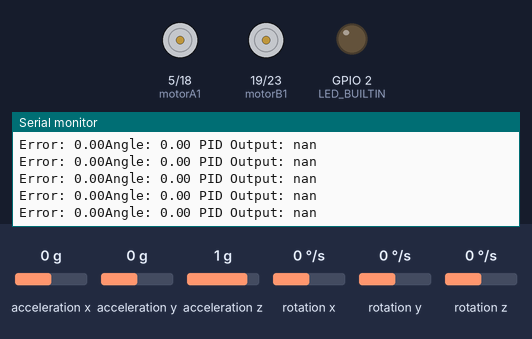
The sketch below on a simulated ESP32. On the bench: motor-driver pin pairs drawn as motors (green arrow = first pin HIGH = forward, orange = second pin HIGH = backward, longer = more drive, scaled by the enable pin), output pins drawn as LEDs (lit = HIGH), the last lines printed to the serial monitor. Wiring (inferred from the names in the program): MPU-6050 motion sensor at I2C address 0x68. Inputs (shaded band) come from the test bench; at power-on: rotation x 0 °/s, acceleration x 0 g, acceleration z 1 g, acceleration y 0 g, rotation y 0 °/s, rotation z 0 °/s.

Above: at 1.2 s.
1.3 s: rotation x set to -192 °/s
At 2.2 s:
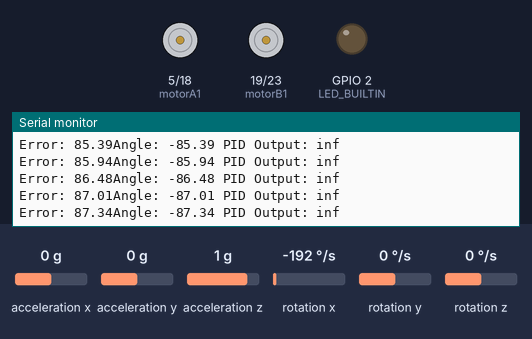
4.3 s: acceleration x set to 0.8 g
At 5.4 s:
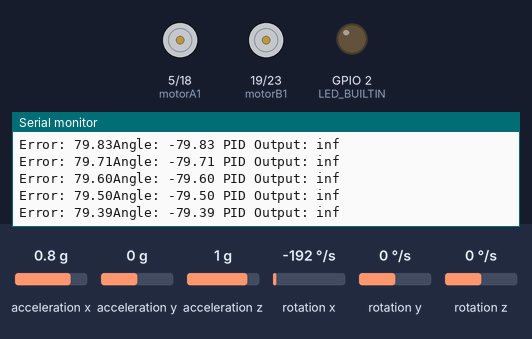
5.8 s: acceleration z set to 0 g
At 6.6 s:
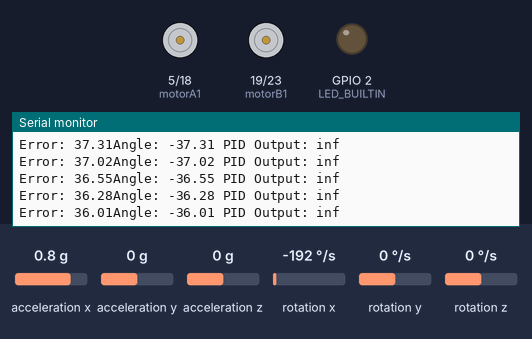
Timing chart, 0 to 8.8 s (numbered marks = the images above; inputs shaded):
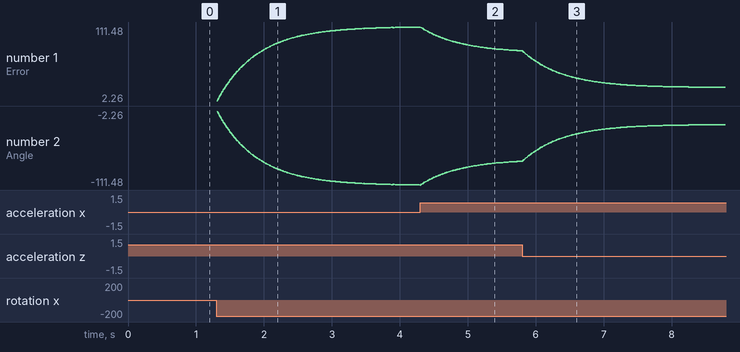

Measured:
- after the input at 1.3 s, the serial monitor: prints a new line at once (image 1)

The sketch:

PID_Code.ino
```cpp
#include <Wire.h>
#include "Arduino.h"

//by Soumyadeep Dutta
// MPU6050 Registers
const int MPU_ADDR = 0x68;
int16_t accelX, accelY, accelZ, gyroX, gyroY, gyroZ;
float angleX, angleY, angleZ;
unsigned long prevTime = 0;
float elapsedTime, timeStep;
float angle = 0.0;
float accelAngleY, gyroAngleY;

// PID constants to be adjusted
float kp = 2.0;
float ki = 0.5;
float kd = 1.0;
float prevError = 0.0;
float integral = 0.0;
float derivative = 0.0;


// Motor Pins
const int motorA1 = 5;   //IN1
const int motorA2 = 18;  //IN2
const int motorB1 = 19;  //IN3
const int motorB2 = 23;  //IN4

//for enable pin
const int enable1 = 26;  //wheel 1
const int enable2 = 25;  //wheel 2

const int freq = 30000;
const int resolution = 8;

float c = 100;

// PID function
float PID(float targetAngle, float currentAngle)
{
  float error = targetAngle - currentAngle;
  Serial.print("Error: ");
  Serial.print(error);
  integral += error * timeStep;
  derivative = (error - prevError) / timeStep;
  float output = (kp * error) + (ki * integral) + (kd * derivative);
  prevError = error;
  return output;
}

// Function to set motor speeds
void setMotorSpeeds(float motorSpeed) {
  //int motorSpeed = constrain(speed, 0, 255);
  if (motorSpeed > 0)
  {
    digitalWrite(LED_BUILTIN, HIGH);
    /*analogWrite(motorA1, motorSpeed);
    analogWrite(motorA2, 0);
    analogWrite(motorB1, motorSpeed);
    analogWrite(motorB2, 0);*/

    //adjust speed using ENABLE PINS
    //ledcWrite(enable1, motorSpeed);
    //ledcWrite(enable2, motorSpeed);
    analogWrite(enable1,motorSpeed);
    analogWrite(enable2,motorSpeed);

    //control direction : FRONT
    digitalWrite(motorA1, HIGH);
    digitalWrite(motorA2, LOW);
    digitalWrite(motorB1, HIGH);
    digitalWrite(motorB2, LOW);

  }
  else if(motorSpeed == 0)
  { //motor stops
    digitalWrite(motorA1, LOW);
    digitalWrite(motorA2, LOW);
    digitalWrite(motorB1, LOW);
    digitalWrite(motorB2, LOW);
  }
  else
  {
    digitalWrite(LED_BUILTIN, LOW);
    /*analogWrite(motorA1, 0);
    analogWrite(motorA2, -motorSpeed);
    analogWrite(motorB1, 0);
    analogWrite(motorB2, -motorSpeed);*/

    //adjust speed using ENABLE PINS
    //ledcWrite(enable1, (motorSpeed*(-1)));
    //ledcWrite(enable2, (motorSpeed*(-1)));
    analogWrite(enable1,(motorSpeed*(-1)));
    analogWrite(enable2,(motorSpeed*(-1)));

    //control direction : BACK
    digitalWrite(motorA1, LOW);
    digitalWrite(motorA2, HIGH);
    digitalWrite(motorB1, LOW);
    digitalWrite(motorB2, HIGH);

  }
}

void setup() {
  Serial.begin(115200);
  Wire.begin();

  // MPU6050 initialization
  Wire.beginTransmission(MPU_ADDR);
  Wire.write(0x6B);
  Wire.write(0);
  Wire.endTransmission(true);

  pinMode(motorA1, OUTPUT);
  pinMode(motorA2, OUTPUT);
  pinMode(motorB1, OUTPUT);
  pinMode(motorB2, OUTPUT);
  pinMode(LED_BUILTIN, OUTPUT);
  //setup enable pins
  pinMode(enable1,OUTPUT);
  pinMode(enable2,OUTPUT);
  //ledcAttachPin(enable1, freq, resolution, enable1);
  //ledcAttachPin(enable2, freq, resolution, enable2);
 // pinMode(enable1,OUTPUT);
 // pinMode(enable2,OUTPUT);
}

void loop() {
  //  MPU6050 data
  Wire.beginTransmission(MPU_ADDR);
  Wire.write(0x3B);
  Wire.endTransmission(false);
  Wire.requestFrom(MPU_ADDR, 14, true);
  accelX = Wire.read() << 8 | Wire.read();
  accelY = Wire.read() << 8 | Wire.read();
  accelZ = Wire.read() << 8 | Wire.read();
  gyroX  = Wire.read() << 8 | Wire.read();
  gyroY  = Wire.read() << 8 | Wire.read();
  gyroZ  = Wire.read() << 8 | Wire.read();

  // Calculate angles
  accelAngleY = atan2(accelX, sqrt(pow(accelY, 2) + pow(accelZ, 2))) * 180 / PI;
  gyroAngleY = gyroY / 131.0;

  // Complementary filter
  unsigned long currTime = millis();
  elapsedTime = (currTime - prevTime) / 1000.0;
  prevTime = currTime;

  angleY = 0.98 * (angleY + gyroAngleY * elapsedTime) + 0.02 * accelAngleY;

  // PID control
  float pidOutput = PID(0, angleY);
  //c = (c>0)?(c*-1):(c*-1);
  setMotorSpeeds(pidOutput);
  digitalWrite(LED_BUILTIN, LOW);

  //setMotorSpeeds(c);
  //delay(5000);
  // Debugging
  Serial.print("Angle: ");
  Serial.print(angleY);
  Serial.print(" PID Output: ");
  Serial.println(pidOutput);

  delay(10);

}
```
